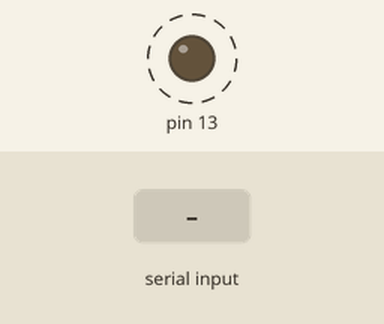
This sketch was run on a simulated Arduino Mega 2560, built with avr-gcc and run on an emulated ATmega2560. Shown: output pins drawn as LEDs (lit = HIGH). Dashed ring = blinking. The inputs (shaded band) are chosen by the test bench. What the sketch prints to the serial monitor is not drawn.

Above: at 1.25 s.
1.3 s: "PKtresh\n" received over Serial
4.3 s: "VTtresh\n" received over the second serial link
7.3 s: "PPtresh\n" received over Serial
10.3 s: "Mode\n" received over the second serial link
Timing chart, 0 to 20.3 s (numbered marks = the images above; inputs shaded):
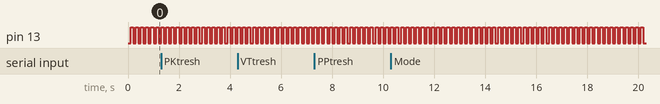

Measured:
- by itself, pin 13: alternates HIGH for 0.10 s and LOW for 0.10 s

The sketch:

Maincontroller.ino
```cpp
#include "TimerThree.h"

//---------------------------------------------------------------
// BREATHING VARIABLES
//---------------------------------------------------------------

// define bytes to send
unsigned int RR = 0;
// Number of breaths per minute setting
unsigned int VT = 0;
// Tidal volume= target to deliver
unsigned int PK = 50;
//Peak pressure
unsigned int TS = 0;
// Breath Trigger Sensitivity = amount the machine should look for
float IE = 0;
// Inspiration-expiration rate
unsigned int PP = 0;
//PEEP Pressure = Max pressure to deliver
bool Mode = false; //false = Pressure
//Mode

unsigned int PKtresh = 10;
unsigned int VTtresh = 10;
unsigned int PPtresh = 5;

//---------------------------------------------------------------
// PYTHON VARIABLES
//---------------------------------------------------------------

unsigned int ALARM = 0;

// send value * 10!!!
unsigned int BPM = 0;
// Breaths per minute
unsigned int VOL = 0;
// volume
unsigned int TRIG = 0;
// trigger
unsigned int PRES = 0;
// pressure

//---------------------------------------------------------------
// SERIAL MONITOR VARIABLES
//---------------------------------------------------------------

String value0;
String value1;
const byte numChars = 32;
char receivedChars0[numChars];
char receivedChars1[numChars];
boolean newData0 = false;
boolean newData1 = false;
unsigned long lastWatchdogTime = millis();
unsigned long Watchdog = 3000; // 3 seconds watchdog

//---------------------------------------------------------------
// SETUP
//---------------------------------------------------------------

void setup()
{
  pinMode(13, OUTPUT);
  Timer3.initialize(100000);         // initialize timer3 in us, set 100 ms timing
  Timer3.attachInterrupt(controller);  // attaches callback() as a timer overflow interrupt

  Serial.begin(115200);
  Serial1.begin(115200);
  Serial.println("Setup done");

  // @ startup: get values from other arduino

}

//---------------------------------------------------------------
// LOOP
//---------------------------------------------------------------

void loop()
{
  // Handle uart send to PC
  recvWithEndMarkerSer0();
  if (newData0 == true){
    lastWatchdogTime = millis();
    processPython(receivedChars0);
    newData0 = false;
  }
  if (ALARM != 1){
    // SOUND BUZZER
    // COMMUNICATE TO SCREEN
  }
  doWatchdog();
  sendDataToPython();


  // Handle uart receive from display module
  recvWithEndMarkerSer1();
  if (newData1 == true){
    processSerialPort(receivedChars1);
    newData1 = false;
  }

  // Control motors
  delay(20);
}

// ---------------------------------------------------------------------------------------------------------
// PID
// ---------------------------------------------------------------------------------------------------------

void controller()
{
  // Handle main control loop
  digitalWrite(13, digitalRead(13) ^ 1);
}

// ---------------------------------------------------------------------------------------------------------

void processSerialPort(String input){
  value1 = getvalue(input, '=', 1);
  //Serial.println(value1);

  if (input.startsWith("PKtresh")){
    PKtresh = value1.toInt(); // update value1
  }
  else if (input.startsWith("VTtresh")){
    VTtresh = value1.toInt(); // update value1
  }
  else if (input.startsWith("PPtresh")){
    PPtresh = value1.toInt(); // update value1
  }
  else if (input.startsWith("Mode")){
    Mode = value1.toInt(); // update value1
  }
  else if (input.startsWith("PP")){
    PP = value1.toInt(); // update value1
  }
  else if (input.startsWith("IE")){
    IE = value1.toFloat(); // update value1
//    Serial.print("new IE: ");
//    Serial.println(IE);
  }
  else if (input.startsWith("TS")){
    TS = value1.toInt(); // update value1
  }
  else if (input.startsWith("PK")){
    PK = value1.toInt(); // update value1
  }
  else if (input.startsWith("VT")){
    VT = value1.toInt(); // update value1
  }
  else if (input.startsWith("RR")){
    RR = value1.toInt(); // update value1
  }
}

void processPython(String input){
  value0 = getvalue(input, '=', 1);
  if (input.startsWith("ALARM")){
    ALARM = value0.toInt(); // update value1
  }
}

void doWatchdog(void){
  if (millis() - lastWatchdogTime > Watchdog){
    ALARM = 5;
  }
  Serial.print("ALARM=");
  Serial.println(ALARM);
}

void sendDataToPython(){
  Serial.print("BPM=");
  Serial.println(BPM*10);
  Serial.print("VOL=");
  Serial.println(VOL*10);
  Serial.print("TRIG=");
  Serial.println(TRIG*10);
  Serial.print("PRES=");
  Serial.println(PRES*10);
}

String getvalue(String data, char separator, int index)
{
    int found = 0;
    int strIndex[] = { 0, -1 };
    int maxIndex = data.length() - 1;

    for (int i = 0; i <= maxIndex && found <= index; i++) {
        if (data.charAt(i) == separator || i == maxIndex) {
            found++;
            strIndex[0] = strIndex[1] + 1;
            strIndex[1] = (i == maxIndex) ? i+1 : i;
        }
    }
    return found > index ? data.substring(strIndex[0], strIndex[1]) : "";
}

void recvWithEndMarkerSer0() {
   static byte ndx = 0;
   char endMarker = '\n';
   char rc;

   while (Serial.available() > 0 && newData0 == false) {
     rc = Serial.read();

     if (rc != endMarker) {
       receivedChars0[ndx] = rc;
       ndx++;
       if (ndx >= numChars) {
         ndx = numChars - 1;
       }
     }
     else {
       receivedChars0[ndx] = '\0'; // terminate the string
       ndx = 0;
       newData0 = true;
       Serial.println(receivedChars0);
     }
   }
}

void recvWithEndMarkerSer1() {
   static byte ndx = 0;
   char endMarker = '\n';
   char rc;

   while (Serial1.available() > 0 && newData1 == false) {
     rc = Serial1.read();

     if (rc != endMarker) {
       receivedChars1[ndx] = rc;
       ndx++;
       if (ndx >= numChars) {
         ndx = numChars - 1;
       }
     }
     else {
       receivedChars1[ndx] = '\0'; // terminate the string
       ndx = 0;
       newData1 = true;
       Serial.println(receivedChars1);
     }
   }
}
```
